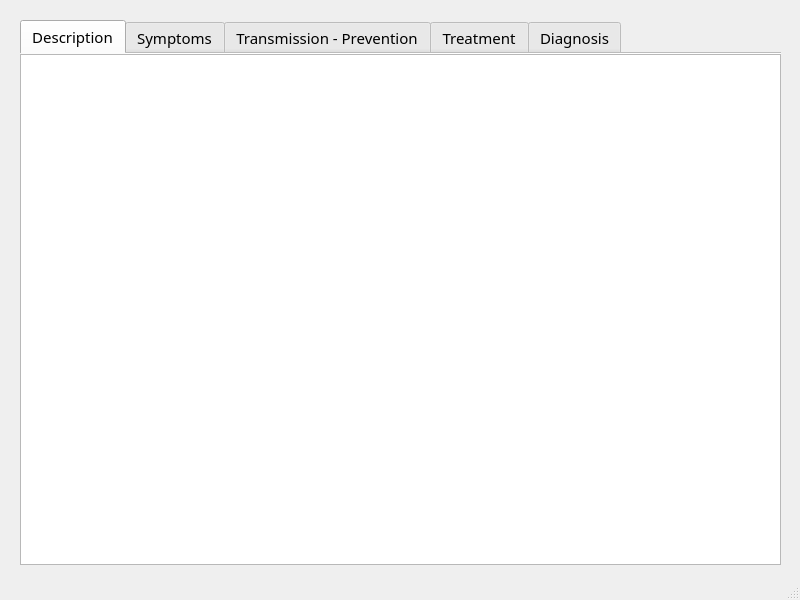
<?xml version="1.0" encoding="UTF-8"?>
<ui version="4.0">
 <class>InfoWindow</class>
 <widget class="QMainWindow" name="InfoWindow">
  <property name="geometry">
   <rect>
    <x>0</x>
    <y>0</y>
    <width>800</width>
    <height>600</height>
   </rect>
  </property>
  <property name="windowTitle">
   <string>InfoWindow</string>
  </property>
  <widget class="QWidget" name="centralwidget">
   <widget class="QTabWidget" name="info">
    <property name="geometry">
     <rect>
      <x>20</x>
      <y>20</y>
      <width>761</width>
      <height>561</height>
     </rect>
    </property>
    <property name="font">
     <font>
      <family>Segoe UI Semibold</family>
      <pointsize>11</pointsize>
      <stylestrategy>PreferAntialias</stylestrategy>
     </font>
    </property>
    <property name="styleSheet">
     <string notr="true"/>
    </property>
    <property name="tabPosition">
     <enum>QTabWidget::North</enum>
    </property>
    <property name="tabShape">
     <enum>QTabWidget::Rounded</enum>
    </property>
    <property name="currentIndex">
     <number>0</number>
    </property>
    <property name="iconSize">
     <size>
      <width>20</width>
      <height>20</height>
     </size>
    </property>
    <property name="elideMode">
     <enum>Qt::ElideNone</enum>
    </property>
    <property name="usesScrollButtons">
     <bool>true</bool>
    </property>
    <property name="documentMode">
     <bool>true</bool>
    </property>
    <property name="tabsClosable">
     <bool>false</bool>
    </property>
    <property name="movable">
     <bool>false</bool>
    </property>
    <property name="tabBarAutoHide">
     <bool>false</bool>
    </property>
    <widget class="QWidget" name="description_tab">
     <attribute name="title">
      <string>Description</string>
     </attribute>
     <widget class="QTextBrowser" name="description_text">
      <property name="geometry">
       <rect>
        <x>0</x>
        <y>0</y>
        <width>761</width>
        <height>511</height>
       </rect>
      </property>
     </widget>
    </widget>
    <widget class="QWidget" name="symptoms_tab">
     <attribute name="title">
      <string>Symptoms</string>
     </attribute>
     <widget class="QTextBrowser" name="symptoms_text">
      <property name="geometry">
       <rect>
        <x>0</x>
        <y>0</y>
        <width>761</width>
        <height>511</height>
       </rect>
      </property>
     </widget>
    </widget>
    <widget class="QWidget" name="prevention_tab">
     <attribute name="title">
      <string>Transmission - Prevention</string>
     </attribute>
     <widget class="QTextBrowser" name="prevention_text">
      <property name="geometry">
       <rect>
        <x>0</x>
        <y>0</y>
        <width>761</width>
        <height>511</height>
       </rect>
      </property>
     </widget>
    </widget>
    <widget class="QWidget" name="treatment_tab">
     <attribute name="title">
      <string>Treatment</string>
     </attribute>
     <widget class="QTextBrowser" name="treatment_text">
      <property name="geometry">
       <rect>
        <x>0</x>
        <y>0</y>
        <width>761</width>
        <height>511</height>
       </rect>
      </property>
     </widget>
    </widget>
    <widget class="QWidget" name="diagnosis_tab">
     <attribute name="title">
      <string>Diagnosis</string>
     </attribute>
     <widget class="QTextBrowser" name="diagnosis_text">
      <property name="geometry">
       <rect>
        <x>0</x>
        <y>0</y>
        <width>761</width>
        <height>511</height>
       </rect>
      </property>
     </widget>
    </widget>
   </widget>
  </widget>
  <widget class="QStatusBar" name="statusbar"/>
 </widget>
 <resources/>
 <connections/>
</ui>
